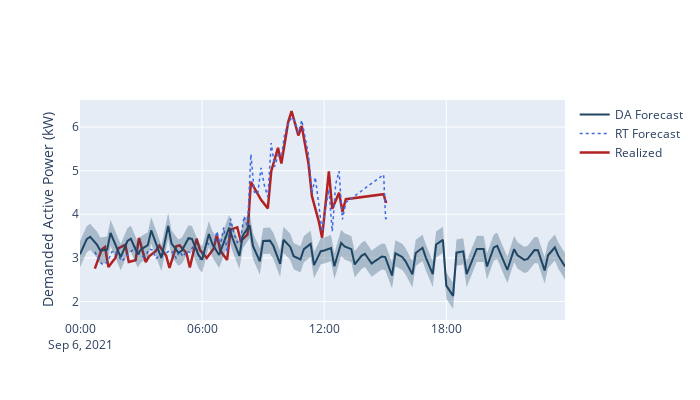
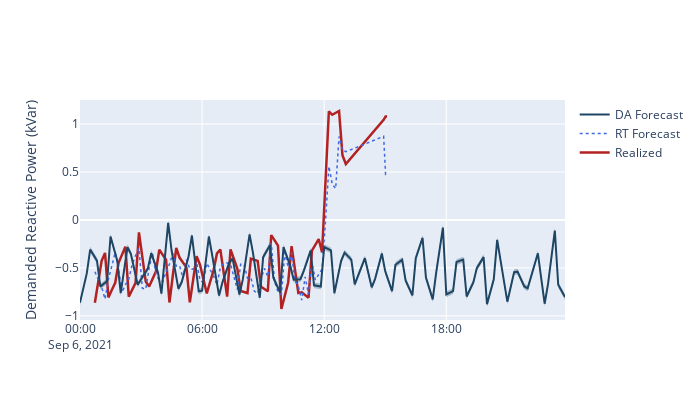
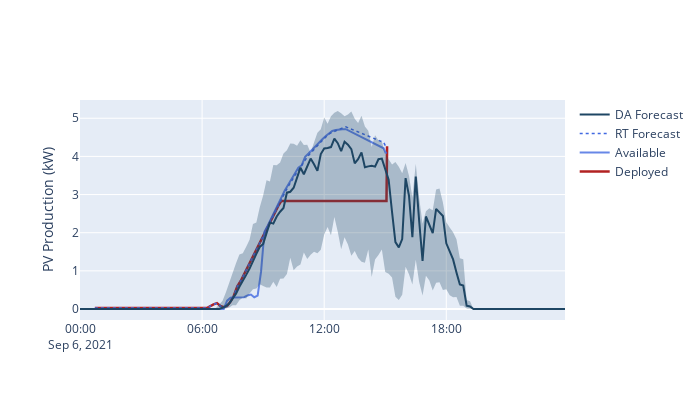
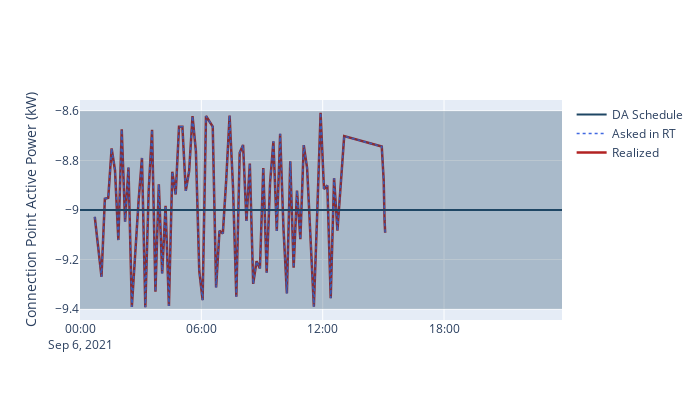

Write notebook code for charts like these, in order.
### Code cell
date_sp = datetime.now()
if day > 0:
    date_sp = date_sp.replace(day = day)
    date_sp = date_sp.replace(month = month)
date_str = str(date_sp.year) + str(date_sp.month) + str(date_sp.day)
try:
    file_to_read = open(dir_path + r'/Result/for' + date_str + '.pickle', 'rb')
    grid_inp = pickle.load(file_to_read)
    V_mag = pickle.load(file_to_read)
    result_p_pv = pickle.load(file_to_read)
    result_p_dm = pickle.load(file_to_read)
    result_q_dm = pickle.load(file_to_read)
    result_SOC = pickle.load(file_to_read)
    result_price = pickle.load(file_to_read)
    robust_par = pickle.load(file_to_read)
    file_to_read.close()
except:
    result_p_pv = np.empty((3,144))
    result_p_dm = np.empty((3,144))
    result_q_dm = np.empty((3,144))
    result_SOC = np.empty((3,1))
    result_p_pv[:] = np.NaN
    result_p_dm[:] = np.NaN
    result_q_dm[:] = np.NaN
    result_SOC[:] = np.NaN
try:
    file_to_read = open(dir_path + r'/Result/res' + date_str + '.pickle', 'rb')
    P_SC = pickle.load(file_to_read)
    Q_SC = pickle.load(file_to_read)
    RPP_SC = pickle.load(file_to_read)
    RPN_SC = pickle.load(file_to_read)
    RQP_SC = pickle.load(file_to_read)
    RQN_SC = pickle.load(file_to_read)
    SOC_dersired = (np.array(pickle.load(file_to_read)) * 100 / 64).tolist()
    prices_vec = pickle.load(file_to_read)
    file_to_read.close()
except:
    P_SC = np.empty((1,144))
    Q_SC = np.empty((1,144))
    RPP_SC = np.empty((1,144))
    RPN_SC = np.empty((1,144))
    RQP_SC = np.empty((1,144))
    RQN_SC = np.empty((1,144))
    SOC_dersired = np.empty((1,144))
    P_SC[:] = np.NaN
    Q_SC[:] = np.NaN
    RPP_SC[:] = np.NaN
    RPN_SC[:] = np.NaN
    RQP_SC[:] = np.NaN
    RQN_SC[:] = np.NaN
    SOC_dersired[:] = np.NaN


colnames=['0', 'running_time', 'date', 'pvmax_lag', 'irr_lag', 'pdem_lag', 'qdem_lag',
          'pvmax_for', 'irr_for', 'pdem_for', 'qdem_for', 'pv_sim', 'fp_sim', 'fq_sim',
          'pv_real', 'pv_q_real', 'SOC_real', 'fp_real', 'fq_real', 'asked_P', 'asked_Q']
data_rt = pd.read_csv(dir_path + r'/Result/realtime_data.csv', names=colnames, header=None)
data_rt['running_time'] = pd.to_datetime(data_rt['running_time'])
data_rt = data_rt[data_rt['running_time'] >= str(date_sp.year) + '-' + str(date_sp.month) + '-' + str(date_sp.day)]
data_rt = data_rt[data_rt['running_time'] < str(date_sp.year) + '-' + str(date_sp.month) + '-' + str(date_sp.day + 1)]

x = pd.date_range(pd.Timestamp(date_sp).floor(freq ='D'), periods=144, freq='10min')

date = data_rt['running_time']
pvmax_lag = data_rt['pvmax_lag'].values
irr_lag = data_rt['irr_lag'].values
pdem_lag = data_rt['pdem_lag'].values
qdem_lag = data_rt['qdem_lag'].values
pvmax_for = data_rt['pvmax_for'].values
irr_for = data_rt['irr_for'].values
pdem_for = data_rt['pdem_for'].values
qdem_for = data_rt['qdem_for'].values
pv_sim = data_rt['pv_sim'].values
fp_sim = - data_rt['fp_sim'].values
fq_sim = - data_rt['fq_sim'].values
pv_real = data_rt['pv_real'].values
pv_q_real = data_rt['pv_q_real'].values
SOC_real = data_rt['SOC_real'].values
fp_real = data_rt['fp_real'].values
fq_real = data_rt['fq_real'].values
asked_P = data_rt['asked_P'].values
asked_Q = data_rt['asked_Q'].values

if mode == 'sim':
    # Demanded active power
    MAEP = MAEP_func(result_p_dm[0, 6:len(pdem_lag)+6], pdem_lag)
    print('DA Forecast, MAE (kW):', MAEP)
    MAEP = MAEP_func(pdem_for, pdem_lag)
    print('RT Forecast, MAE (kW):', MAEP)
    figuring(x, result_p_dm, 'DP', date, [], pdem_for, pdem_lag)
    # Demanded reactive power
    MAEP = MAEP_func(result_q_dm[0, 6:len(qdem_lag)+6], qdem_lag)
    print('DA Forecast, MAE (kVar):', MAEP)
    MAEP = MAEP_func(qdem_for, qdem_lag)
    print('RT Forecast, MAE (kVar):', MAEP)
    figuring(x, result_q_dm, 'DQ', date, [], qdem_for, qdem_lag)
    # PV production
    MAEP = MAEP_func(result_p_pv[0, 6:len(pvmax_lag)+6], pvmax_lag)
    print('DA Forecast, MAE (kW):', MAEP)
    MAEP = MAEP_func(pvmax_for, pvmax_lag)
    print('RT Forecast, MAE (kW):', MAEP)
    figuring(x, result_p_pv, 'PV', date, pvmax_lag, pvmax_for, pv_sim)
    # ConnectionPoint P
    MAEP = MAEP_func(asked_P, fp_sim)
    print('Deviation, MAE (kW):', MAEP)
    figuring(x, np.array([P_SC, RPP_SC, RPN_SC]), 'FP', date, [], asked_P, fp_sim)
    # ConnectionPoint Q
    MAEP = MAEP_func(asked_Q, fq_sim)
    print('Deviation, MAE (kW):', MAEP)
    figuring(x, np.array([Q_SC, RQP_SC, RQN_SC]), 'FQ', date, [], asked_Q, fq_sim)
elif mode == 'lab':
    # Demanded active power
    MAEP = MAEP_func(result_p_dm[0, 6:len(pdem_lag)+6], pdem_lag)
    print('DA Forecast, MAE (kW):', MAEP)
    MAEP = MAEP_func(pdem_for, pdem_lag)
    print('RT Forecast, MAE (kW):', MAEP)
    figuring(x, result_p_dm, 'DP', date, [], pdem_for, pdem_lag)
    # Demanded reactive power
    MAEP = MAEP_func(result_q_dm[0, 6:len(qdem_lag)+6], qdem_lag)
    print('DA Forecast, MAE (kVar):', MAEP)
    MAEP = MAEP_func(qdem_for, qdem_lag)
    print('RT Forecast, MAE (kVar):', MAEP)
    figuring(x, result_q_dm, 'DQ', date, [], qdem_for, qdem_lag)
    # PV production
    MAEP = MAEP_func(result_p_pv[0, 6:len(pvmax_lag)+6], pvmax_lag)
    print('DA Forecast, MAE (kW):', MAEP)
    MAEP = MAEP_func(pvmax_for, pvmax_lag)
    print('RT Forecast, MAE (kW):', MAEP)
    figuring(x, result_p_pv, 'PV', date, pvmax_lag, pvmax_for, pv_real)
    # ConnectionPoint P
    MAEP = MAEP_func(asked_P, fp_real)
    print('Deviation, MAE (kW):', MAEP)
    figuring(x, np.array([P_SC, RPP_SC, RPN_SC]), 'FP', date, [], asked_P, fp_real)
    # ConnectionPoint Q
    MAEP = MAEP_func(asked_Q, fq_real)
    print('Deviation, MAE (kW):', MAEP)
    figuring(x, np.array([Q_SC, RQP_SC, RQN_SC]), 'FQ', date, [], asked_Q, fq_real)
# SoC
MAEP = MAEP_func(SOC_dersired[6:len(SOC_real)+6], SOC_real)
print('Deviation, MAE (kW):', MAEP)
figuring(x, np.array([SOC_dersired, [result_SOC[1]*result_SOC[0]] * 144, [result_SOC[2]*result_SOC[0]] * 144]),
         'SOC', date, [], [], SOC_real)
